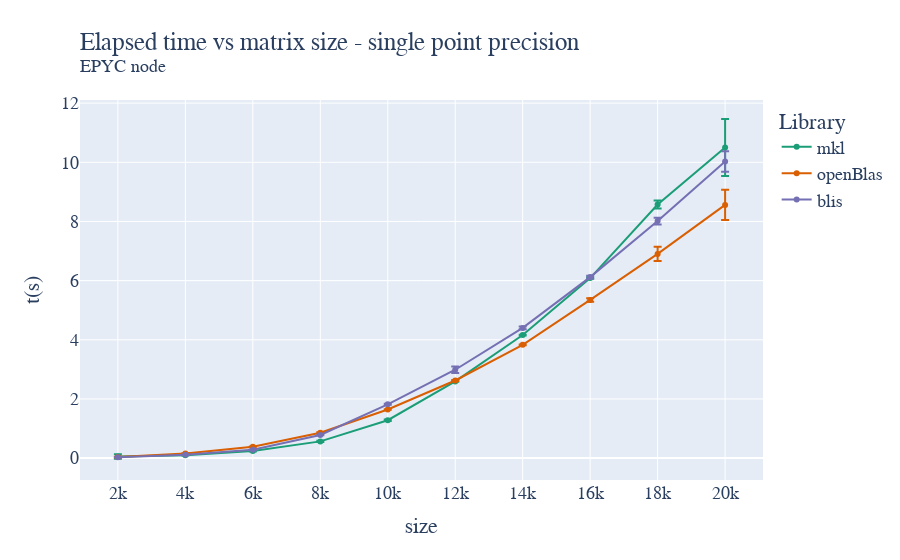

The notebook cell saved with this chart:
### Code cell
fig = go.Figure()

fig.add_trace(go.Scatter(x=mkl_float_avg["size"]["mean"], y=mkl_float_avg["time"]["mean"], name='mkl',
                         error_y=dict(
                             type="data",
                             array=mkl_float_avg["time"]["std"],
                             visible=True)))
fig.add_trace(go.Scatter(x=oblas_float_avg["size"]["mean"], y=oblas_float_avg["time"]["mean"], name='openBlas',
                         error_y=dict(
                             type="data",
                             array=oblas_float_avg["time"]["std"],
                             visible=True)))
fig.add_trace(go.Scatter(x=blis_float_avg["size"]["mean"], y=blis_float_avg["time"]["mean"], name='blis',
                         error_y=dict(
                             type="data",
                             array=blis_float_avg["time"]["std"],
                             visible=True)))

fig.update_layout(
    title=go.layout.Title(
        text="Elapsed time vs matrix size - single point precision<br><sup>EPYC node</sup>",
        xref="paper",
        x=0,
    ),
    xaxis_title="size",
    xaxis = dict(
        tickmode = 'linear',
        tick0 = '2000',
        dtick = '2000'
    ),
    yaxis_title="t(s)",
    legend_title="Library",
    font=dict(
        family="Courier New, monospace",
        size=18,
    ),
    colorway=["#1b9e77","#d95f02", "#7570b3"]
)
fig.show()
fig.write_image("/home/andres/hpc/Foundations_of_HPC_2022/Assignment/my_assignment/report/images/fixed_scores_epyc_float_time.pdf", height=500, width=1000)

### Figure 1 — Plotly figure (JSON) as saved in the notebook; plotly's stock layout.template omitted (floating-point values rounded to 4 significant figures)
{"data": [{"error_y": {"array": [0.07535, 0.008483, 0.01402, 0.02258, 0.02617, 0.01494, 0.01252, 0.02536, 0.1346, 0.9616], "type": "data", "visible": true}, "name": "mkl", "type": "scatter", "x": [2000, 4000, 6000, 8000, 10000, 12000, 14000, 16000, 18000, 20000], "y": [0.05256, 0.1008, 0.2393, 0.5656, 1.281, 2.593, 4.161, 6.086, 8.572, 10.5]}, {"error_y": {"array": [0.01006, 0.007805, 0.01409, 0.0173, 0.01178, 0.01376, 0.01222, 0.05762, 0.2434, 0.5122], "type": "data", "visible": true}, "name": "openBlas", "type": "scatter", "x": [2000, 4000, 6000, 8000, 10000, 12000, 14000, 16000, 18000, 20000], "y": [0.03499, 0.1593, 0.3825, 0.8598, 1.644, 2.624, 3.829, 5.347, 6.903, 8.559]}, {"error_y": {"array": [0.0006598, 0.005921, 0.01046, 0.01212, 0.01809, 0.1107, 0.04638, 0.04518, 0.1177, 0.3482], "type": "data", "visible": true}, "name": "blis", "type": "scatter", "x": [2000, 4000, 6000, 8000, 10000, 12000, 14000, 16000, 18000, 20000], "y": [0.02921, 0.1142, 0.2821, 0.7809, 1.819, 2.987, 4.401, 6.119, 8.012, 10.03]}], "layout": {"colorway": ["#1b9e77", "#d95f02", "#7570b3"], "font": {"family": "Courier New, monospace", "size": 18}, "legend": {"title": {"text": "Library"}}, "title": {"text": "Elapsed time vs matrix size - single point precision<br><sup>EPYC node</sup>", "x": 0, "xref": "paper"}, "xaxis": {"dtick": "2000", "tick0": "2000", "tickmode": "linear", "title": {"text": "size"}}, "yaxis": {"title": {"text": "t(s)"}}}}
